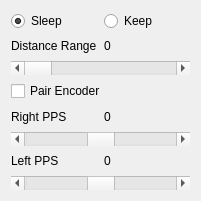
   <widget class="QWidget" name="verticalLayoutWidget_9">
    <property name="geometry">
     <rect>
      <x>30</x>
      <y>200</y>
      <width>201</width>
      <height>201</height>
     </rect>
    </property>
    <layout class="QVBoxLayout" name="verticalLayout_8">
     <item>
      <layout class="QHBoxLayout" name="horizontalLayout_9">
       <item>
        <widget class="QRadioButton" name="sleep_radio">
         <property name="text">
          <string>Sleep</string>
         </property>
         <property name="checked">
          <bool>true</bool>
         </property>
        </widget>
       </item>
       <item>
        <widget class="QRadioButton" name="keep_radio">
         <property name="text">
          <string>Keep</string>
         </property>
         <property name="checked">
          <bool>false</bool>
         </property>
        </widget>
       </item>
      </layout>
     </item>
     <item>
      <layout class="QHBoxLayout" name="horizontalLayout_6">
       <item>
        <widget class="QLabel" name="label_22">
         <property name="text">
          <string>Distance Range</string>
         </property>
        </widget>
       </item>
       <item>
        <widget class="QLabel" name="distance_mode_txt">
         <property name="text">
          <string>0</string>
         </property>
        </widget>
       </item>
      </layout>
     </item>
     <item>
      <widget class="QScrollBar" name="distance_range_slider">
       <property name="maximum">
        <number>65535</number>
       </property>
       <property name="orientation">
        <enum>Qt::Horizontal</enum>
       </property>
      </widget>
     </item>
     <item>
      <layout class="QHBoxLayout" name="horizontalLayout_8">
       <item>
        <widget class="QCheckBox" name="pps_mode">
         <property name="text">
          <string>Pair Encoder</string>
         </property>
        </widget>
       </item>
      </layout>
     </item>
     <item>
      <layout class="QHBoxLayout" name="horizontalLayout">
       <item>
        <widget class="QLabel" name="label">
         <property name="text">
          <string>Right PPS</string>
         </property>
        </widget>
       </item>
       <item>
        <widget class="QLabel" name="right_val">
         <property name="text">
          <string>0</string>
         </property>
        </widget>
       </item>
      </layout>
     </item>
     <item>
      <widget class="QScrollBar" name="right_slider">
       <property name="minimum">
        <number>-8000</number>
       </property>
       <property name="maximum">
        <number>8000</number>
       </property>
       <property name="orientation">
        <enum>Qt::Horizontal</enum>
       </property>
      </widget>
     </item>
     <item>
      <layout class="QHBoxLayout" name="horizontalLayout_7">
       <item>
        <widget class="QLabel" name="label_2">
         <property name="text">
          <string>Left PPS</string>
         </property>
        </widget>
       </item>
       <item>
        <widget class="QLabel" name="left_val">
         <property name="text">
          <string>0</string>
         </property>
        </widget>
       </item>
      </layout>
     </item>
     <item>
      <widget class="QScrollBar" name="left_slider">
       <property name="minimum">
        <number>-8000</number>
       </property>
       <property name="maximum">
        <number>8000</number>
       </property>
       <property name="orientation">
        <enum>Qt::Horizontal</enum>
       </property>
      </widget>
     </item>
    </layout>
   </widget>
